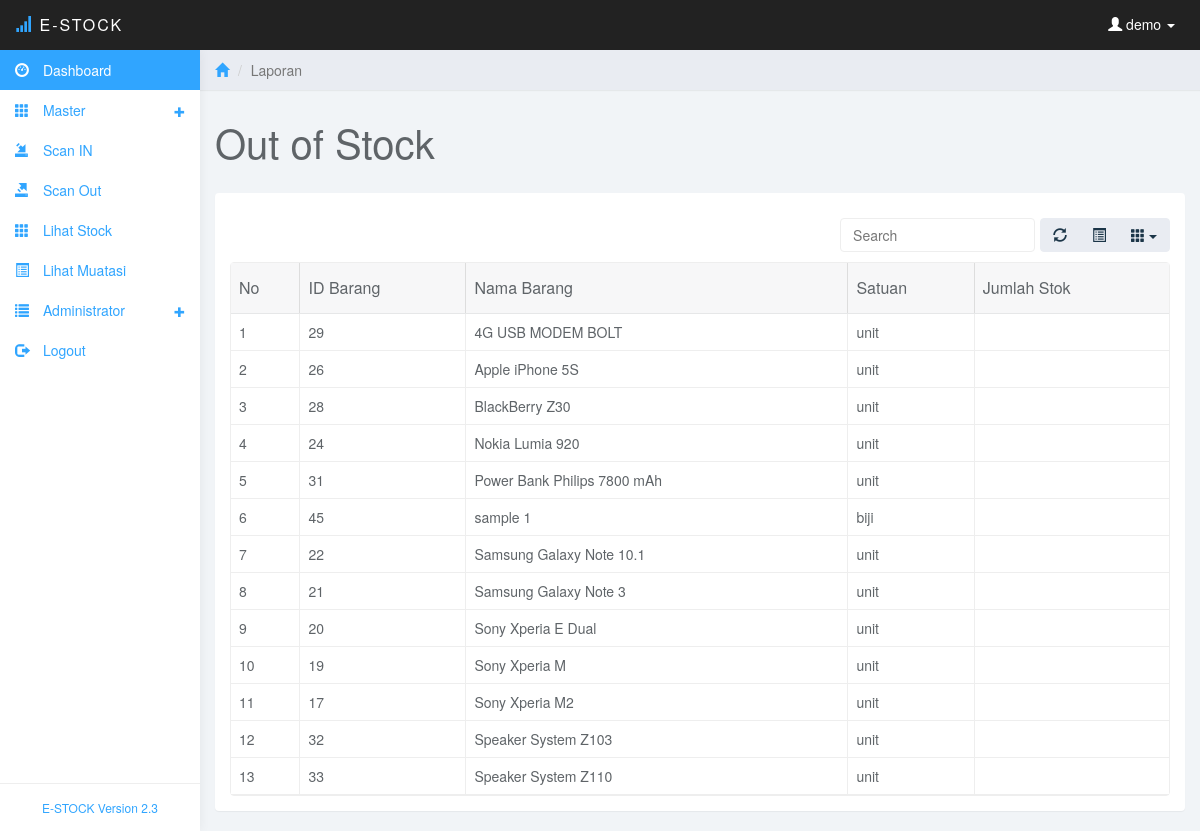
The page /laporan2.php (signed in) on the database its author committed.
### tables this page shows
CREATE TABLE IF NOT EXISTS `barang` (
  `id_barang` int(11) NOT NULL AUTO_INCREMENT,
  `nama_barang` varchar(50) NOT NULL,
  `satuan` varchar(10) NOT NULL,
  `harga_beli` int(11) NOT NULL,
  `harga_jual` int(11) NOT NULL,
  PRIMARY KEY (`id_barang`)
);

### laporan2.php (the view, shortened to what this page needs)
<?php
include ("koneksi/koneksi.php");
$pengguna=$_SESSION['username'];
?>
<!DOCTYPE html>
<html>
<head>
<link href="css/bootstrap.min.css" rel="stylesheet">
<link href="css/datepicker3.css" rel="stylesheet">
<link href="css/bootstrap-table.css" rel="stylesheet">
<link href="css/styles.css" rel="stylesheet">
</head>
<body>
	<nav class="navbar navbar-inverse navbar-fixed-top" role="navigation">
		<div class="container-fluid">
			<div class="navbar-header">
				<a class="navbar-brand" href="#"><span class="glyphicon glyphicon-signal"></span> E-Stock<span></span></a>
				<ul class="user-menu">
					<li class="dropdown pull-right">
						<a href="#" class="dropdown-toggle" data-toggle="dropdown"><span class="glyphicon glyphicon-user"></span>
						<?php
						echo " $pengguna";
						?>
						<span class="caret"></span></a>
					</li>
				</ul>
			</div>
		</div>
	</nav>
	<?php
	include("menu.php");
	?>
	<div class="col-sm-9 col-sm-offset-3 col-lg-10 col-lg-offset-2 main">
		<div class="row">
			<ol class="breadcrumb">
				<li><a href="#"><span class="glyphicon glyphicon-home"></span></a></li>
				<li class="active">Laporan</li>
			</ol>
		</div>
		<div class="row">
			<div class="col-lg-12">
				<h1 class="page-header">Out of Stock</h1>
			</div>
		</div>
		<div class="row">
			<div class="col-lg-12">
				<div class="panel panel-default">
					<div class="panel-body">
						<table data-toggle="table" data-url="tables/data1.json"  data-show-refresh="true" data-show-toggle="true" data-show-columns="true" data-search="true" data-select-item-name="toolbar1" data-pagination="false" data-sort-name="name" data-sort-order="asc">
						    <thead>
						    <tr>
								<th data-field="no" data-sortable="true">No</th>
						        <th data-field="idbarang"  data-sortable="true">ID Barang</th>
								<th data-field="namabarang"  data-sortable="true">Nama Barang</th>
						        <th data-field="satuan" data-sortable="true">Satuan</th>
								<th data-field="stok" data-sortable="true">Jumlah Stok</th>
							</tr>
							</thead>
							<tbody>
							<?php
							if(substr($_SESSION['level'],0,6)=='gudang')
							{
								$sqlcari=mysqli_query($con,"select * from gudang where kode_gudang='$_SESSION[level]'");
								$dtcari=mysqli_fetch_array($sqlcari);
								$idgudang=$dtcari['id_gudang'];
								$sqlbarang="select b.id_barang, b.nama_barang,b.satuan, g.id_gudang, g.nama_gudang,sum(p.stok) as jumlah from barang b left join posisi p on b.id_barang=p.id_barang
								group by b.id_barang
								having sum(p.stok) is null
								and (p.id_gudang='$idgudang')
								order by b.nama_barang asc";
							}
							else
							{
								$sqlbarang="select b.id_barang, b.nama_barang,b.satuan, sum(p.stok) as jumlah from barang b left join posisi p on b.id_barang=p.id_barang
								group by b.id_barang
								having sum(p.stok) is null
								order by b.nama_barang asc";
							}
							$querybarang=mysqli_query($con,$sqlbarang);
							$urut=1;
							while ($databarang=mysqli_fetch_array($querybarang))
							{
							$idbrg=$databarang['id_barang'];
							$namabrg=$databarang['nama_barang'];
							$satuan=$databarang['satuan'];
							$stok=$databarang['jumlah'];
							echo '
							<tr>
						        <td data-field="no"  data-sortable="true">'.$urut.'</td>
								<td data-field="idbarang"  data-sortable="true">'.$idbrg.'</td>
								<td data-field="namabarang"  data-sortable="true">'.$namabrg.'</td>
						        <td data-field="satuan" data-sortable="true">'.$satuan.'</td>
								<td data-field="stok" data-sortable="true">'.$stok.'</td>
						    </tr>';
							$urut++;
							}
							?>
						    </tbody>
						</table>
					</div>
				</div>
			</div>
		</div>
	</div>
</body>
</html>

### css/styles.css (style rules this page uses)
body { background: #f1f4f7; padding-top: 50px; color: #5f6468; }
a, a:hover, a:focus { color: #30a5ff; }
h1, h2, h3, h4, h5, h6 { color: #5f6468; }
h1 { font-weight: 300; font-size: 40px; }
.navbar-header .navbar-brand { color: #fff; font-size: 16px; text-transform: uppercase; font-weight: 500; letter-spacing: 2px; }
.navbar-header .navbar-brand span { color: #30a5ff; }
.panel { border: 0; }
.navbar { border: 0; }
.user-menu { display: inline-block; margin-top: 14px; margin-right: 10px; float: right; list-style: none; padding: 0; }
.user-menu a { color: #fff; }
@media (min-width: 768px) { .navbar-header { width: 100%; } }
.breadcrumb { border-radius: 0; padding: 10px 15px; background: #e9ecf2; box-shadow: 0 1px 1px rgba(0, 0, 0, .05); margin: 0 ; }
h1.page-header { margin-top: 30px; border-bottom: 0; }
.table { background: #fff; }

### rows shown on the page
barang: id_barang "29", nama_barang "4G USB MODEM BOLT", satuan "unit"
barang: id_barang "26", nama_barang "Apple iPhone 5S", satuan "unit"
barang: id_barang "28", nama_barang "BlackBerry Z30", satuan "unit"
barang: id_barang "24", nama_barang "Nokia Lumia 920", satuan "unit"
barang: id_barang "31", nama_barang "Power Bank Philips 7800 mAh", satuan "unit"
barang: id_barang "45", nama_barang "sample 1", satuan "biji"
barang: id_barang "22", nama_barang "Samsung Galaxy Note 10.1", satuan "unit"
barang: id_barang "21", nama_barang "Samsung Galaxy Note 3", satuan "unit"
barang: id_barang "20", nama_barang "Sony Xperia E Dual", satuan "unit"
barang: id_barang "19", nama_barang "Sony Xperia M", satuan "unit"
barang: id_barang "17", nama_barang "Sony Xperia M2", satuan "unit"
barang: id_barang "32", nama_barang "Speaker System Z103", satuan "unit"
barang: id_barang "33", nama_barang "Speaker System Z110", satuan "unit"

### other values the page prints
$pengguna "demo"
